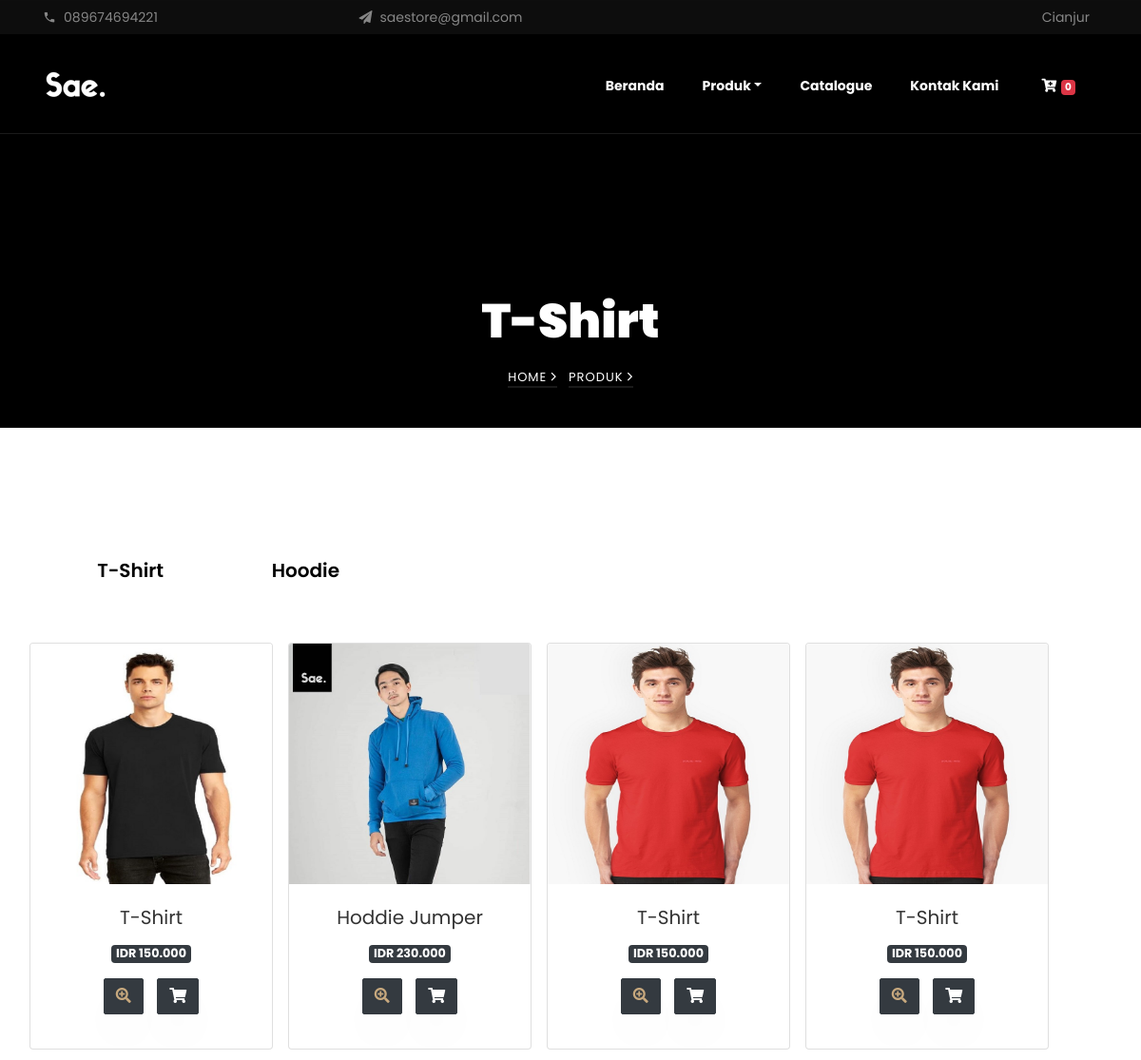
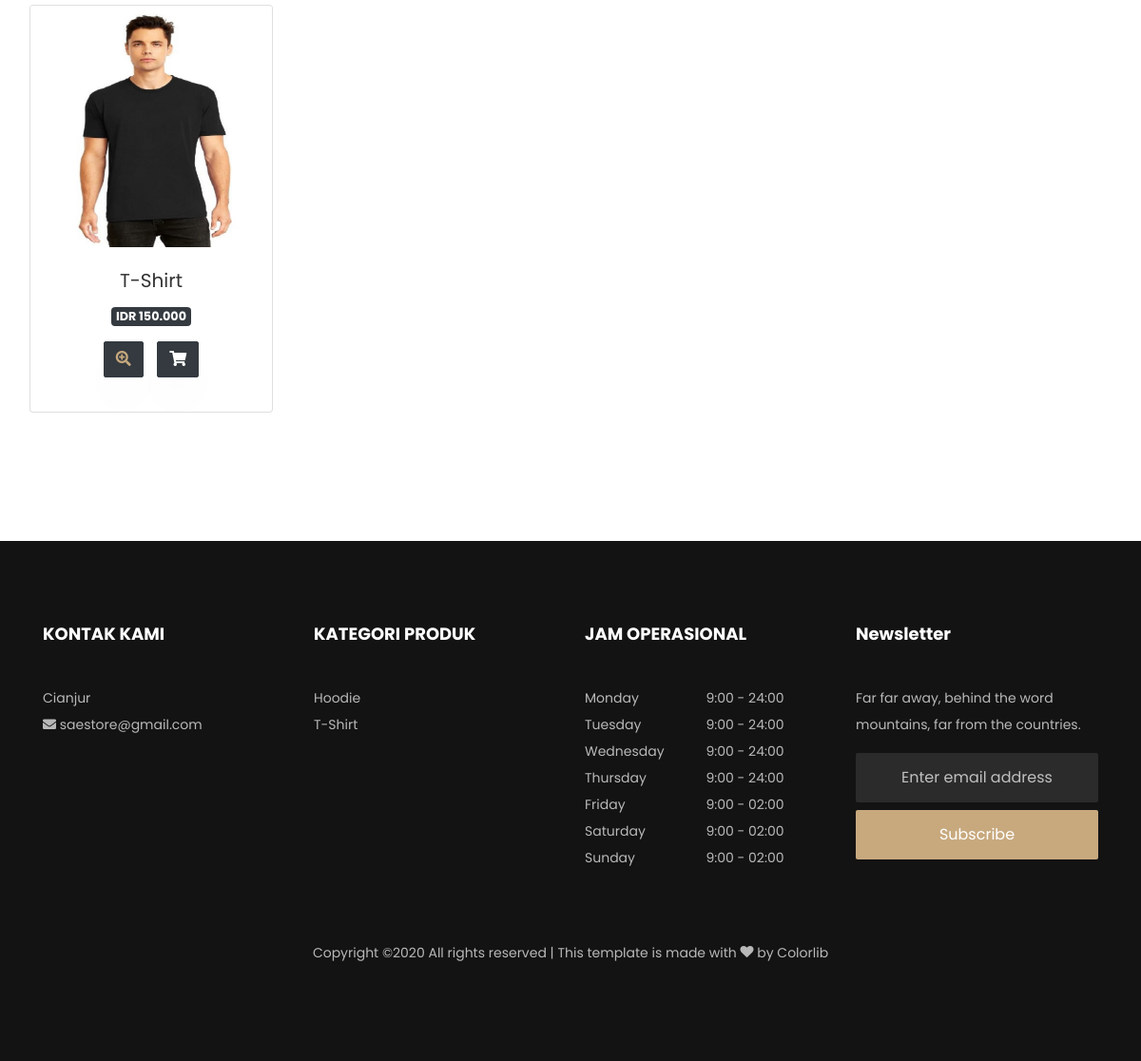
Screenshot of /produk/kategori/t-shirt with the database file from the repository (2 pictures, top to bottom).
### tables this page shows
CREATE TABLE `konfigurasi` (
  `id_konfigurasi` int(11) NOT NULL,
  `namaweb` varchar(255) NOT NULL,
  `tagline` varchar(255) DEFAULT NULL,
  `email` varchar(255) DEFAULT NULL,
  `website` varchar(255) DEFAULT NULL,
  `keywords` text DEFAULT NULL,
  `metatext` text DEFAULT NULL,
  `telepon` varchar(50) DEFAULT NULL,
  `alamat` varchar(300) DEFAULT NULL,
  `facebook` varchar(255) DEFAULT NULL,
  `instagram` varchar(255) DEFAULT NULL,
  `deskripsi` text DEFAULT NULL,
  `logo` varchar(255) DEFAULT NULL,
  `icon` varchar(255) DEFAULT NULL,
  `rekening_pembayaran` varchar(255) DEFAULT NULL,
  `tanggal_update` timestamp NOT NULL DEFAULT current_timestamp() ON UPDATE current_timestamp()
);

CREATE TABLE `produk` (
  `id_produk` int(11) NOT NULL,
  `id_user` int(11) NOT NULL,
  `id_kategori` int(11) NOT NULL,
  `kode_produk` varchar(32) NOT NULL,
  `nama_produk` varchar(255) NOT NULL,
  `slug_produk` varchar(255) NOT NULL,
  `keyword` text DEFAULT NULL,
  `harga` int(11) NOT NULL,
  `stok` int(11) DEFAULT NULL,
  `gambar` varchar(255) NOT NULL,
  `berat` float DEFAULT NULL,
  `ukuran` varchar(255) DEFAULT NULL,
  `status_produk` varchar(20) NOT NULL,
  `tanggal_post` datetime NOT NULL,
  `tanggal_update` timestamp NOT NULL DEFAULT current_timestamp() ON UPDATE current_timestamp(),
  `keterangan` text NOT NULL
);

CREATE TABLE `kategori` (
  `id_kategori` int(11) NOT NULL,
  `slug_kategori` varchar(255) NOT NULL,
  `nama_kategori` varchar(255) NOT NULL,
  `urutan` int(11) DEFAULT NULL,
  `tanggal_update` timestamp NOT NULL DEFAULT current_timestamp() ON UPDATE current_timestamp()
);

### application/views/produk/list.php (the view, shortened to what the rows shown need)
<section class="hero-wrap hero-wrap-2" style="background-image: url(<?php echo base_url('assets/template/images/bg_3.jpeg') ?>);" data-stellar-background-ratio="0.5">
	<div class="container">
		<div class="row no-gutters slider-text align-items-end justify-content-center">
			<div class="col-md-9 ftco-animate text-center mb-4">
				<h1 class="mb-2 bread"><?= $title; ?></h1>
			</div>
		</div>
	</div>
</section>
<section class="ftco-section">
	<div class="container">
		<div class="ftco-search">
			<div class="row">
				<div class="col-md-12 nav-link-wrap">
					<div class="nav nav-pills d-flex text-center " id="v-pills-tab" role="tablist" aria-orientation="vertical">
						<?php foreach ($listing_kategori as $listing_kategori) : ?>
							<a class="nav-link ftco-animate" href="<?= base_url('produk/kategori/' . $listing_kategori->slug_kategori) ?>"><?= $listing_kategori->nama_kategori; ?></a>
						<?php endforeach; ?>
					</div>
				</div>
				<div class="col-md-15 tab-wrap">
					<div class="tab-content" id="v-pills-tabContent">
						<div class="tab-pane fade show active" id="<?= $listing_kategori->nama_kategori; ?>" role="tabpanel" aria-labelledby="day-1-tab">
							<div class="row text-center">
								<?php foreach ($produk as $produk) { ?>
									<div class="card ml-3 mb-3" style="width: 16rem;">
										<?php
										echo form_open(base_url('belanja/add'));
										?>
										<img src="<?php echo base_url('assets/upload/image/' . $produk->gambar) ?>" class="card-img-top" alt="...">
										<div class="card-body">
											<h5 class="card-title mb-1"><?= $produk->nama_produk; ?></h5>
											<span class="badge badge-dark mb-3">IDR <?= number_format($produk->harga, '0', ',', '.'); ?></span>
											<div class="faded">
												<ul class="ftco-social">
													<li class="btn btn-dark"><a href="<?php echo base_url('produk/detail/' . $produk->slug_produk) ?>"><i class="fas fa-search-plus"></i></a></li>
													<button type="submit" value="submit" class="btn btn-dark"><i class="fas fa-shopping-cart"></i></button>
												</ul>
											</div>
										</div>
										<?php
										echo form_close();
										?>
									</div>
								<?php } ?>
							</div>
						</div>
					</div>
				</div>
			</div>
		</div>
	</div>
</section>

### application/views/layout/header.php
<div class="py-1 bg-black top">
    <div class="container">
        <div class="row no-gutters d-flex align-items-start align-items-center px-md-0">
            <div class="col-lg-12 d-block">
                <div class="row d-flex">
                    <div class="col-md pr-4 d-flex topper align-items-center">
                        <div class="icon mr-2 d-flex justify-content-center align-items-center"><span class="icon-phone2"></span></div>
                        <span class="text"><?= $site->telepon; ?></span>
                    </div>
                    <div class="col-md pr-4 d-flex topper align-items-center">
                        <div class="icon mr-2 d-flex justify-content-center align-items-center"><span class="icon-paper-plane"></span></div>
                        <span class="text"><?= $site->email; ?></span>
                    </div>
                    <div class="col-md-5 pr-4 d-flex topper align-items-center text-lg-right justify-content-end">
                        <p class="mb-0 register-link"><span><?= $site->alamat; ?></span></p>
                    </div>
                </div>
            </div>
        </div>
    </div>
</div>

### application/views/layout/nav.php (shortened to what the rows shown need)
<nav class="navbar navbar-expand-lg navbar-dark ftco_navbar bg-dark ftco-navbar-light" id="ftco-navbar">
    <div class="container">
        <a class="navbar-brand" href="index.html"><img src="<?php echo base_url('assets/upload/image/' . $site->logo) ?>" alt="<?php echo $site->namaweb ?> | <?php echo $site->tagline ?>"></a>
    </div>
</nav>

### application/views/layout/footer.php (shortened to what the rows shown need)
<?php
$site = $this->konfigurasi_model->listing();
$nav_produk_footer = $this->konfigurasi_model->nav_produk();
?>
<footer class="ftco-footer ftco-bg-dark ftco-section">
    <div class="container">
        <div class="row mb-5">
            <div class="col-md-6 col-lg-3">
                <div class="ftco-footer-widget mb-4">
                    <h2 class="ftco-heading-2">KONTAK KAMI</h2>
                    <p>
                        <?php echo nl2br($site->alamat) ?><br>
                        <i class="fas fa-envelope"></i> <?= $site->email; ?>
                    </p>
                    <ul class="ftco-footer-social list-unstyled float-md-left float-lft mt-3">
                    </ul>
                </div>
            </div>
            <div class="col-md-6 col-lg-3">
                <div class="ftco-footer-widget mb-4">
                    <h2 class="ftco-heading-2">KATEGORI PRODUK</h2>
                    <ul class="list-unstyled open-hours">
                        <?php foreach ($nav_produk_footer as $nav_produk_footer) { ?>
                            <li class="d-flex"><span><a href="<?php echo base_url('produk/kategori/' . $nav_produk_footer->slug_kategori) ?>"><?php echo $nav_produk_footer->nama_kategori ?></a></span></li>
                        <?php } ?>
                    </ul>
                </div>
            </div>
            <div class="col-md-6 col-lg-3">
                <div class="ftco-footer-widget mb-4">
                    <h2 class="ftco-heading-2">JAM OPERASIONAL</h2>
                </div>
            </div>
            <div class="col-md-6 col-lg-3">
                <div class="ftco-footer-widget mb-4">
                    <h2 class="ftco-heading-2">Newsletter</h2>
                </div>
            </div>
        </div>
    </div>
</footer>
</body>
</html>

### rows the page displays
konfigurasi: telepon "089674694221", email "saestore@gmail.com", alamat "Cianjur", logo (picture)
produk: id_kategori.nama_kategori "T-Shirt", gambar (picture), nama_produk "T-Shirt", harga "150.000"
produk: id_kategori.nama_kategori "Hoodie"
produk: gambar (picture), nama_produk "T-Shirt", harga "150.000"
produk: gambar (picture), nama_produk "Hoddie Jumper", harga "230.000"
produk: gambar (picture), nama_produk "T-Shirt", harga "150.000"
produk: gambar (picture), nama_produk "T-Shirt", harga "150.000"

### other values shown
count($keranjang) "0"
$title "T-Shirt"
